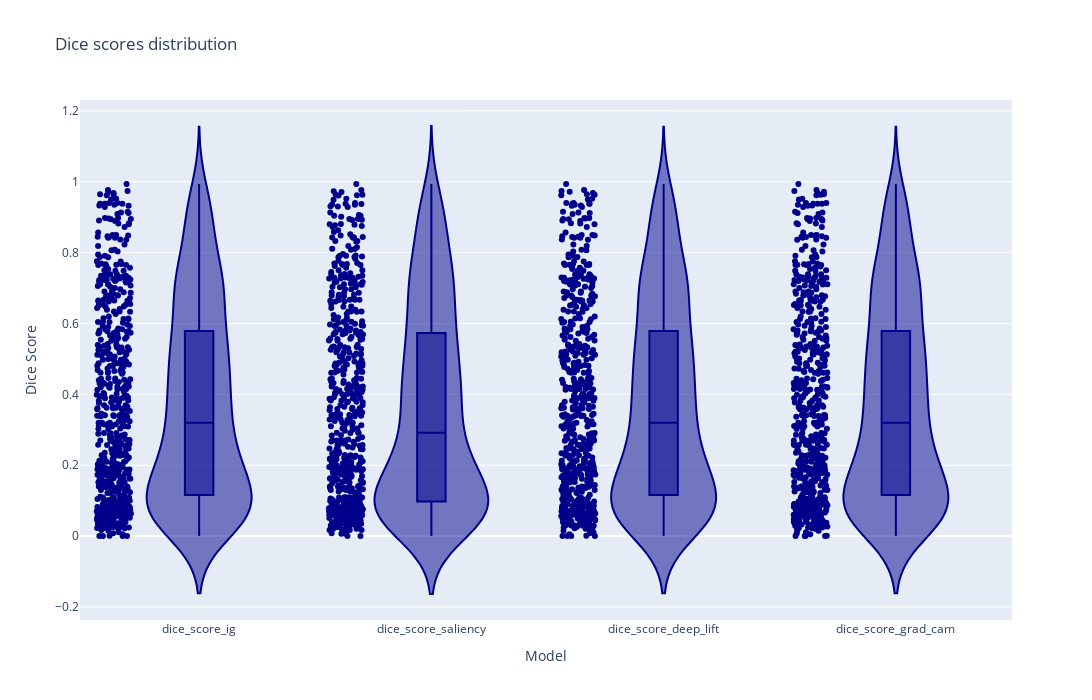

Notebook cell for this chart:
### Code cell
fig = px.violin(df_res[['dice_score_ig', 'dice_score_saliency', 'dice_score_deep_lift', 'dice_score_grad_cam']], points="all", color_discrete_sequence=['darkblue'], title='Dice scores distribution', box=True, width=1400, height=700)
fig.update_layout(xaxis_title='Model', yaxis_title='Dice Score')
fig.write_html('dice_score_distribution_interpretabilities.html')
fig.write_image('dice_score_distribution_interpretabilities.png')
fig.show()

### Figure 1 — Plotly figure (JSON) as saved in the notebook; plotly's stock layout.template omitted (floating-point values rounded to 4 significant figures; data arrays with more than 128 entries replaced by an {"elided": "..."} marker saying what was removed)
{"data": [{"alignmentgroup": "True", "box": {"visible": true}, "hovertemplate": "variable=%{x}<br>value=%{y}<extra></extra>", "legendgroup": "", "marker": {"color": "darkblue"}, "name": "", "offsetgroup": "", "orientation": "v", "points": "all", "scalegroup": "True", "showlegend": false, "type": "violin", "x": {"elided": "2400 str values"}, "x0": " ", "xaxis": "x", "y": {"elided": "2400 float values"}, "y0": " ", "yaxis": "y"}], "layout": {"height": 700, "legend": {"tracegroupgap": 0}, "title": {"text": "Dice scores distribution"}, "violinmode": "group", "width": 1400, "xaxis": {"anchor": "y", "domain": [0, 1], "title": {"text": "Model"}}, "yaxis": {"anchor": "x", "domain": [0, 1], "title": {"text": "Dice Score"}}}}
